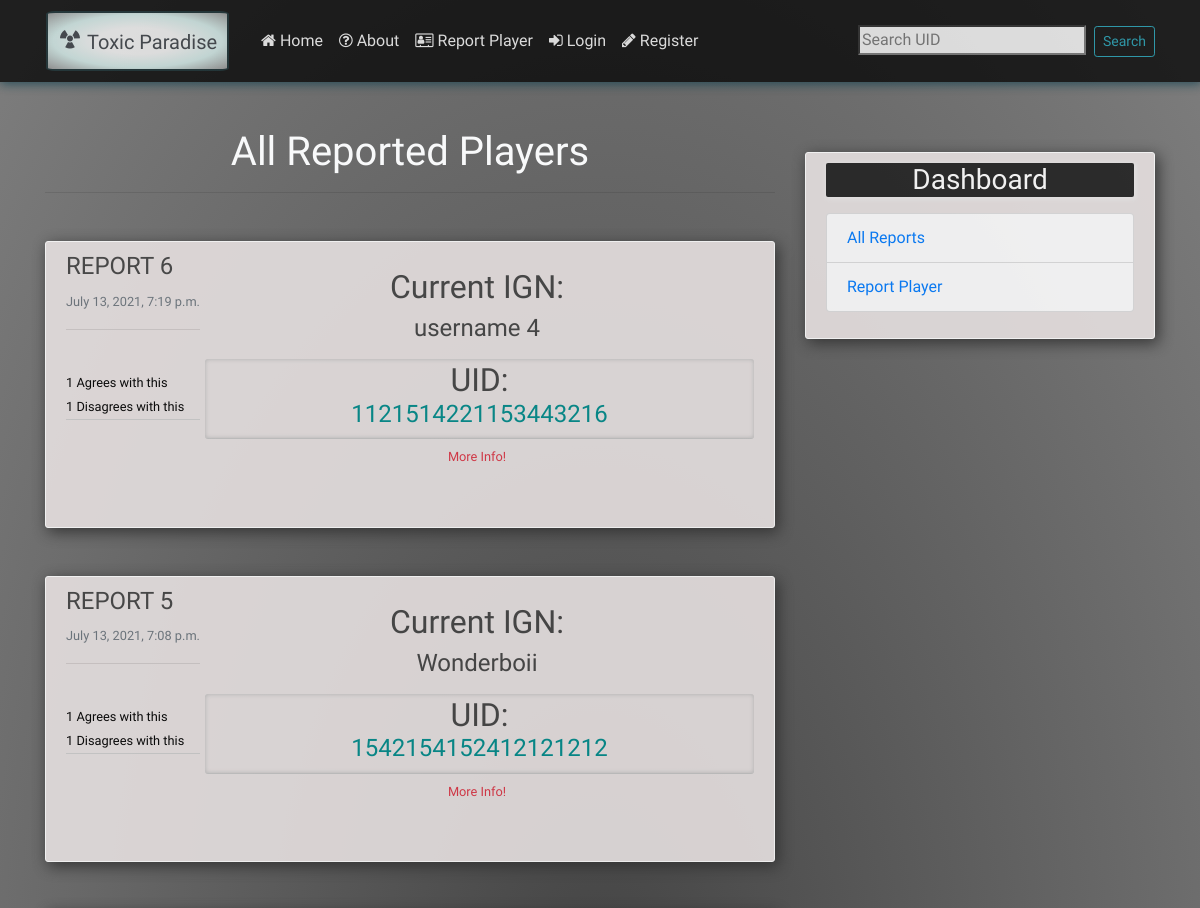
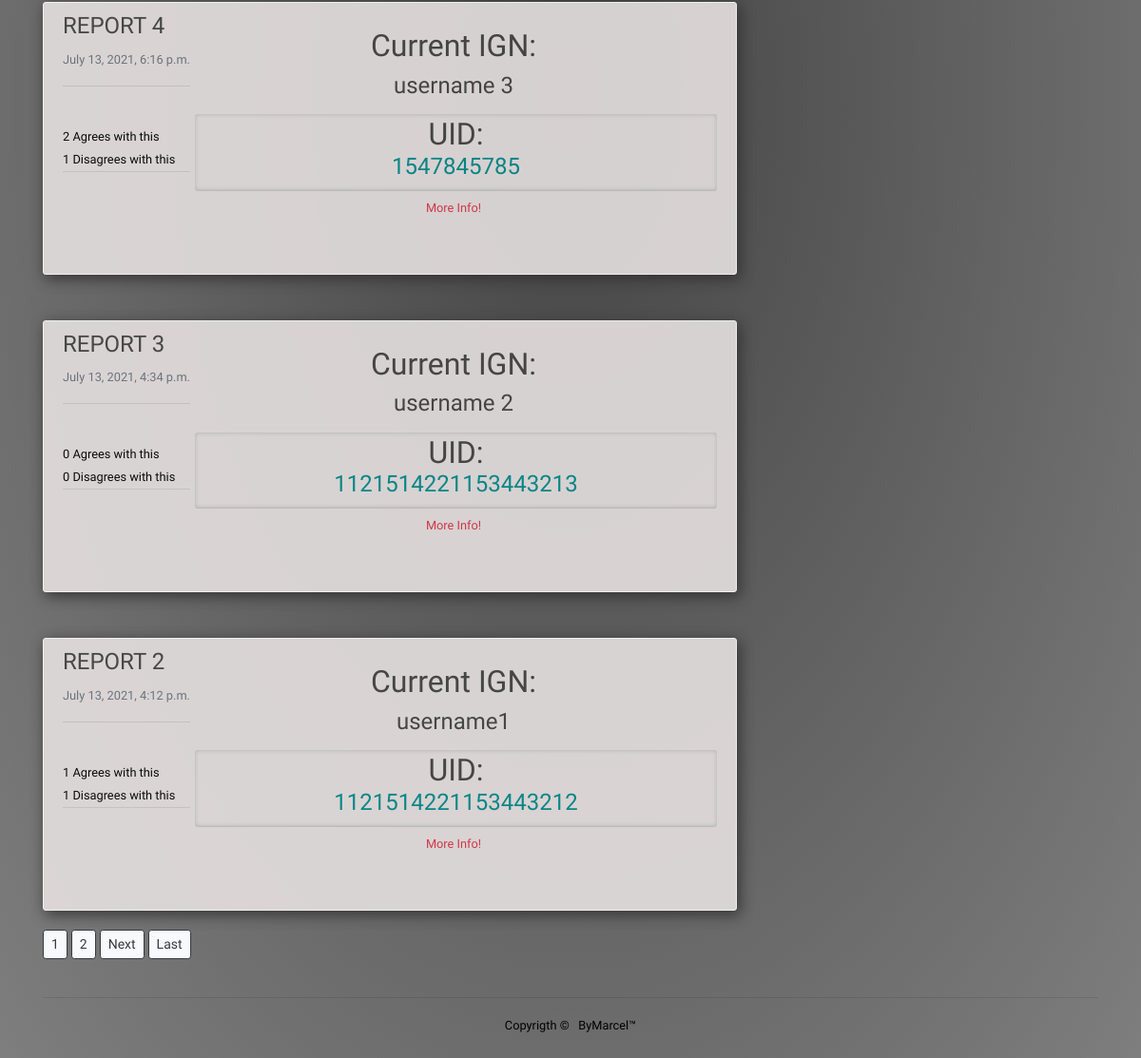
Before: / with the older database file (2 pictures, top to bottom).
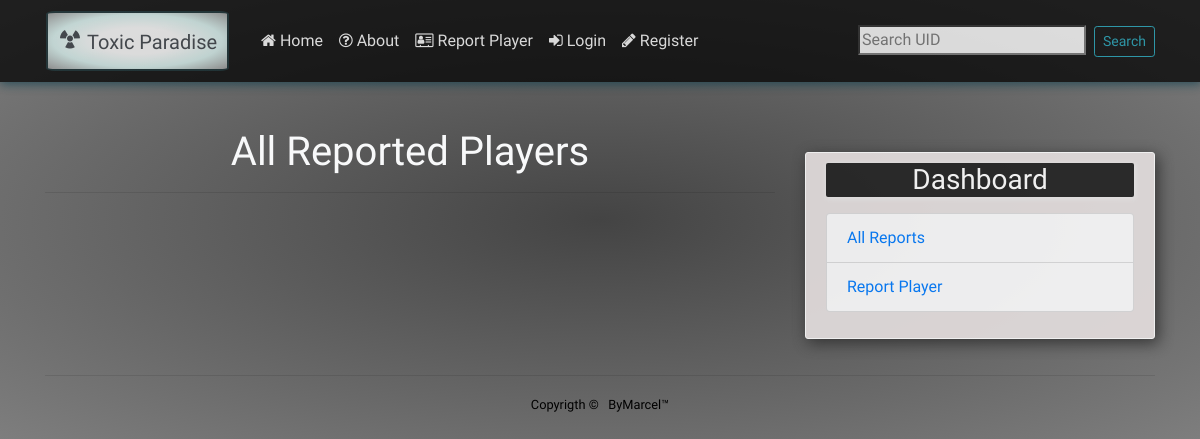
After: the same page with the newer database file.
### blog/models.py (models this page shows, shortened)
class Post(models.Model):
    ign = models.CharField(max_length=100, blank=True)
    uid = models.CharField(max_length=19 ,blank=True, unique=True)
    content = models.TextField(default='Reason for report...')
    image = models.FileField(blank=True, upload_to='postpics')
    date_posted = models.DateTimeField(default=timezone.now)
    author = models.ForeignKey(User, on_delete=models.CASCADE)
    likes = models.ManyToManyField(User, related_name='blog_posts')
    dislikes = models.ManyToManyField(User, related_name='blog_posts2')
    def total_likes(self):
        return self.likes.count()
    def total_dislikes(self):
        return self.dislikes.count()

### blog/views.py (the view)
# urls.py: path('', PostListView.as_view(), name='blog-home'),
class PostListView(ListView):
    model = Post
    template_name = 'blog/home.html'
    context_object_name = 'posts'
    ordering = ['-date_posted']
    paginate_by = 5

### blog/templates/blog/home.html (shortened to what this page needs)
{% extends 'blog/base.html' %}
{% load thumbnail %}
{% block content %}
<br>
<h1 class='text-center text-light'>All Reported Players</h1>
<hr>
    {% for post in posts %}
        <article class="media content-section text-center mt-5">
            <div class="article-metadata text-left ">
                <h4>REPORT {{ post.id }}</h4>
                <small class="text-muted ">{{ post.date_posted }}</small><hr><br>
                <small> {{ post.total_likes }} Agrees with this</small><br>
                <small> {{ post.total_dislikes }} Disagrees with this</small>
            </div>
            <div class="media-body">
                <h2 class='article-title mt-3'>Current IGN: <h4 style="font-family: 'Orbitron', sans-serif;">{{post.ign }}</h4></h2>
                <h2 class="article-title2 mt-3"style="position:relative;">UID:<a class="article-title text-center" href="{% url 'post-detail' post.id%}"><h4 style="font-family: 'Teko', sans-serif;color: darkcyan;">{{ post.uid|title }}</h4></h2>
                    <small><p class="text-danger">More Info!</p></small>
            </article>
    {% endfor %}
<div class="pa text center">
    {% if is_paginated %}
        {% for num in page_obj.paginator.page_range %}
            {% if page_obj.number == num %}
                <a class="btn btn-outline-dark btn-sm btn-light mb-4" href="?page={{ num }}">{{ num }}</a>
            {% elif num > page_obj.number|add:'-4' and num < page_obj.number|add:'4' %}
            <a class="btn btn-outline-dark btn-sm btn-light mb-4" href="?page={{ num }}">{{ num }}</a>
            {% endif %}
        {% endfor %}
        {% if page_obj.has_next %}
        <a class="btn btn-outline-dark btn-sm btn-light mb-4" href="?page={{ page_obj.next_page_number }}">Next</a>
        <a class="btn btn-outline-dark btn-light btn-sm mb-4" href="?page={{ page_obj.paginator.num_pages }}">Last</a>
        {% endif %}
    {% endif %}
</div>
    {% endblock content %}

Changed rows visible on the page:
removed Post: id "6", date_posted "July 13, 2021, 7:19 p.m.", total_likes "1", total_dislikes "1", ign "username 4", uid "1121514221153443216"
removed Post: id "5", date_posted "July 13, 2021, 7:08 p.m.", total_likes "1", total_dislikes "1", ign "Wonderboii", uid "1542154152412121212"
removed Post: id "4", date_posted "July 13, 2021, 6:16 p.m.", total_likes "2", total_dislikes "1", ign "username 3", uid "1547845785"
removed Post: id "3", date_posted "July 13, 2021, 4:34 p.m.", total_likes "0", total_dislikes "0", ign "username 2", uid "1121514221153443213"
removed Post: id "2", date_posted "July 13, 2021, 4:12 p.m.", total_likes "1", total_dislikes "1", ign "username1", uid "1121514221153443212"
Other visible differences:
list line gone: "1"
list line gone: "2"
text no longer shown: "Next Last"
